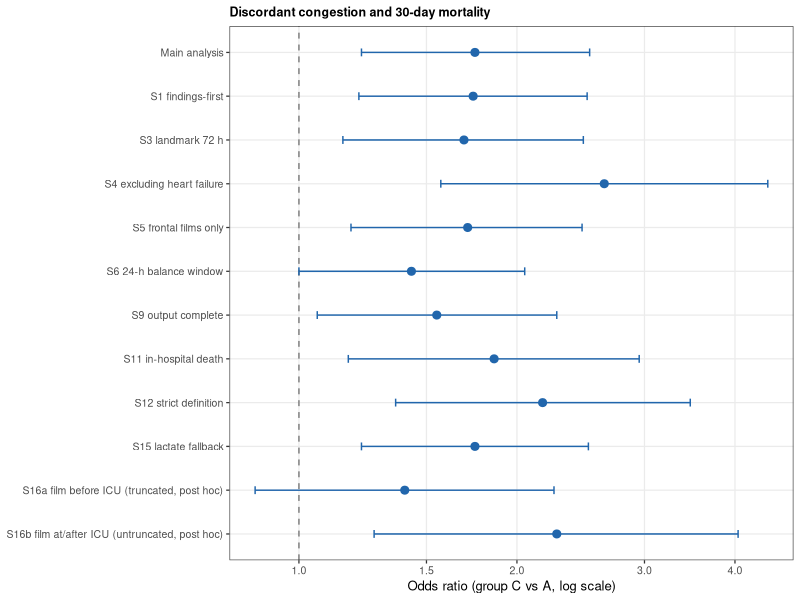
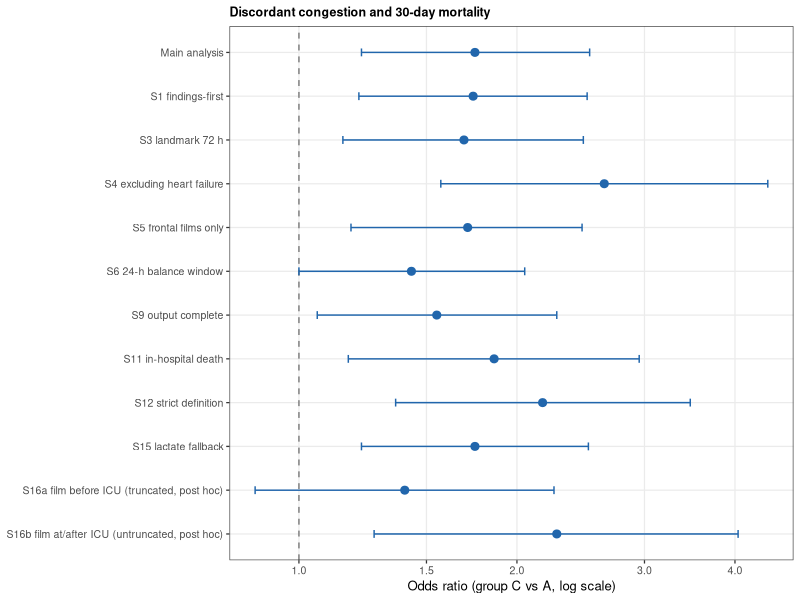
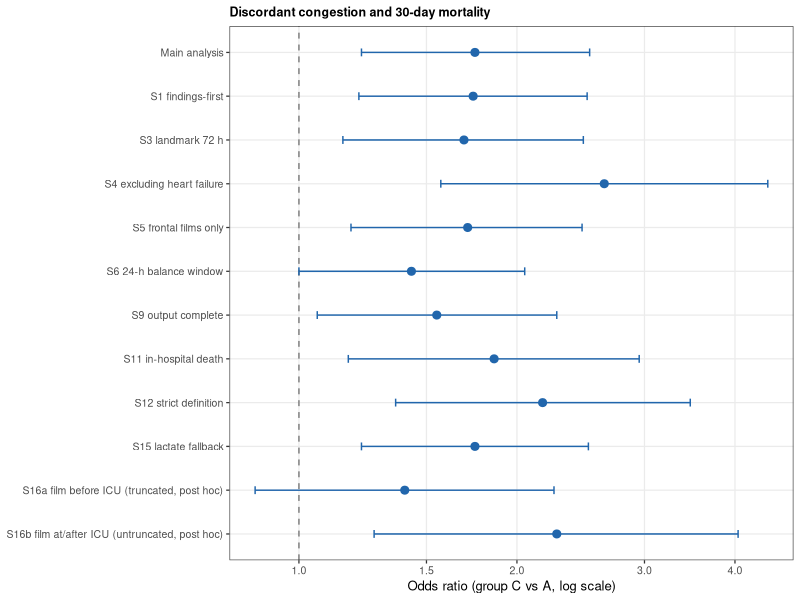

Here is the R script that generated these plots, in order:
setwd("F:/openclaw_workspace/CXR_congestion")
.libPaths(c("F:/openclaw_workspace/Rlibs", "F:/openclaw_workspace/R_lib", .libPaths()))
suppressPackageStartupMessages(library(ggplot2))

fr <- data.frame(
  label = c("Main analysis", "S1 findings-first", "S3 landmark 72 h",
            "S4 excluding heart failure", "S5 frontal films only",
            "S6 24-h balance window", "S9 output complete",
            "S11 in-hospital death", "S12 strict definition", "S15 lactate fallback",
            "S16a film before ICU (truncated, post hoc)",
            "S16b film at/after ICU (untruncated, post hoc)"),
  OR  = c(1.75, 1.74, 1.69, 2.64, 1.71, 1.43, 1.55, 1.86, 2.17, 1.75, 1.40, 2.27),
  lcl = c(1.22, 1.21, 1.15, 1.57, 1.18, 1.00, 1.06, 1.17, 1.36, 1.22, 0.87, 1.27),
  ucl = c(2.52, 2.50, 2.47, 4.44, 2.46, 2.05, 2.27, 2.95, 3.47, 2.51, 2.25, 4.04))
fr$label <- factor(fr$label, levels = rev(fr$label))

p <- ggplot(fr, aes(OR, label)) +
  geom_vline(xintercept = 1, linetype = "dashed", colour = "grey50") +
  geom_errorbar(aes(xmin = lcl, xmax = ucl), width = 0.18, colour = "#2166ac") +
  geom_point(size = 2.4, colour = "#2166ac") +
  scale_x_log10(breaks = c(0.75, 1, 1.5, 2, 3, 4, 5), labels = c("0.75", "1.0", "1.5", "2.0", "3.0", "4.0", "5.0")) +
  labs(x = "Odds ratio (group C vs A, log scale)", y = NULL,
       title = "Discordant congestion and 30-day mortality") +
  theme_bw(base_size = 9.5) +
  theme(plot.title = element_text(size = 9, face = "bold"),
        panel.grid.minor = element_blank())
ggsave("v4/film/Fig4.pdf", p, width = 6.9, height = 4.6)
ggsave("v4/film/Fig4.png", p, width = 6.9, height = 4.6, dpi = 300)
ggsave("v4/film/Fig4.tiff", p, width = 6.9, height = 4.6, dpi = 600, device = "tiff", compression = "lzw")
cat("Fig4 written with", nrow(fr), "rows\n")
